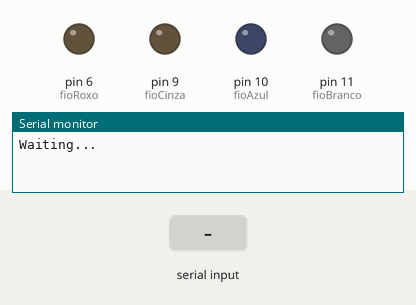
Simulated run of this sketch. Board: Arduino Leonardo, built with avr-gcc and run on an emulated ATmega32U4. Shown: output pins drawn as LEDs (lit = HIGH), the last lines printed to the serial monitor. The inputs (shaded band) are chosen by the test bench.

Above: at 1.2 s.
1.3 s: "1" received over Serial
At 2.3 s:
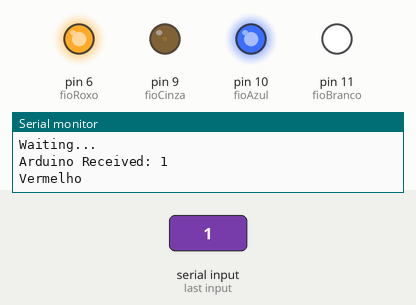
2.8 s: "2" received over Serial
At 3.5 s:
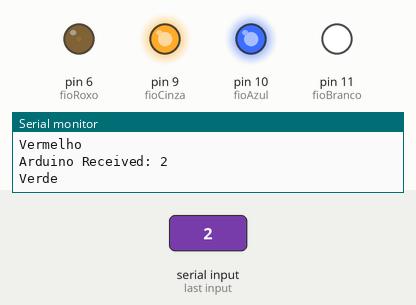
4.3 s: "1" received over Serial
At 4.6 s:
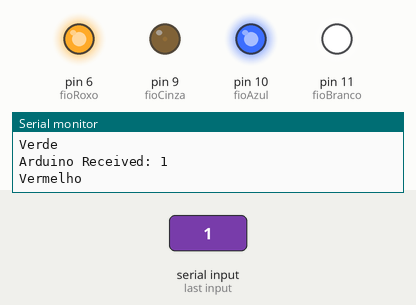
5.8 s: "9" received over Serial
At 7.0 s:
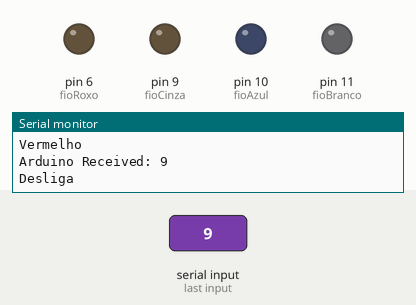
Timing chart, 0 to 8.3 s (numbered marks = the images above; inputs shaded):
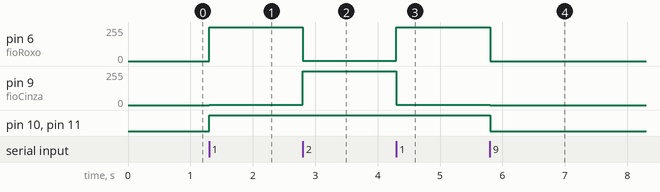

The sketch:

watcher_hw.ino
```cpp
/**
* Espera "verde / vermelho na serial para acender e apagar um led"
*/

#include<string.h>
#define _COR_VERDE '2'
#define _COR_VERMELHA '1'

char inData[64];
char inChar     = -1;

int fioBranco   = 11;
int fioAzul     = 10;
int fioCinza    = 9;
int fioRoxo     = 6;

int ledVermelho = 12;
int ledVerde    = 13;

int lastColor   = 9;

void setup(){
  pinMode(fioBranco,OUTPUT);
  pinMode(fioAzul,  OUTPUT);
  pinMode(fioCinza, OUTPUT);
  pinMode(fioRoxo,  OUTPUT);

  Serial.begin(57600);
  while (!Serial); // wait for serial port to connect. Needed for Leonardo only
   Serial.println("Waiting...\n");
}

void loop(){
    byte numBytesAvailable= Serial.available();

    // if there is something to read
    if (numBytesAvailable > 0){
        // store everything into "inData"
        int i;
        for (i=0;i<numBytesAvailable;i++){
            inChar= Serial.read();
            inData[i] = inChar;
        }

        inData[i] = '\0';
        Serial.print("Arduino Received: ");
        Serial.println(inData);
//        transita(inChar);
        if (inChar == _COR_VERDE){
          corVerde();
          digitalWrite(ledVerde, HIGH);
          digitalWrite(ledVermelho, LOW);
          Serial.println("Verde");
        }
        if (inChar == _COR_VERMELHA){
          corVermelha();
          digitalWrite(ledVerde, LOW);
          digitalWrite(ledVermelho, HIGH);
          Serial.println("Vermelho");
        }
        if (inChar == '9'){
          corOff();
          digitalWrite(ledVerde, LOW);
          digitalWrite(ledVermelho, LOW);
          Serial.println("Desliga");
        }
    }

    for (int i=0; i<64; i++) {
      inData[i] = '.';
    }
}

void corVerde() {
  analogWrite(fioAzul,   255);
  analogWrite(fioBranco, 255);
  analogWrite(fioCinza,  255);
  analogWrite(fioRoxo,   1);
}

void corVermelha() {
  analogWrite(fioAzul,   255);
  analogWrite(fioBranco, 255);
  analogWrite(fioCinza,  1);
  analogWrite(fioRoxo,   255);
}

void corOff() {
  digitalWrite(fioAzul,   LOW);
  digitalWrite(fioBranco, LOW);
  digitalWrite(fioCinza,  LOW);
  digitalWrite(fioRoxo,   LOW);
}

int transita(int cor) { // 1 - Vermelho ; 2 - Verde
  int volta = 255;

  if(lastColor == cor){
      return 0;
  }

  lastColor  = cor;

  switch (cor) {
      case _COR_VERMELHA:
        for(int i=0; i<=255; i++){
          digitalWrite(fioCinza, i);
          delay(5);
          digitalWrite(fioRoxo, volta--);
        }
        break;
      case _COR_VERDE:
        for(int i=0; i<=255; i++){
          digitalWrite(fioRoxo, i);
          delay(5);
          digitalWrite(fioCinza, volta--);
        }
        break;
      default:
        corOff();
  }
}
```

Measured:
- after the input at 1.3 s, pin 6 (fioRoxo): 0/255 → 255/255 at once; pin 9 (fioCinza): 0/255 → 1/255 at once; pin 10 (fioAzul), pin 11 (fioBranco): LOW → HIGH at once
- after the input at 2.8 s, pin 6 (fioRoxo): 255/255 → 1/255 at once; pin 9 (fioCinza): 1/255 → 255/255 at once
- after the input at 4.3 s, pin 6 (fioRoxo): 1/255 → 255/255 at once; pin 9 (fioCinza): 255/255 → 1/255 at once
- after the input at 5.8 s, pin 6 (fioRoxo): 255/255 → 0/255 at once; pin 9 (fioCinza): 1/255 → 0/255 at once; pin 10 (fioAzul), pin 11 (fioBranco): HIGH → LOW at once
